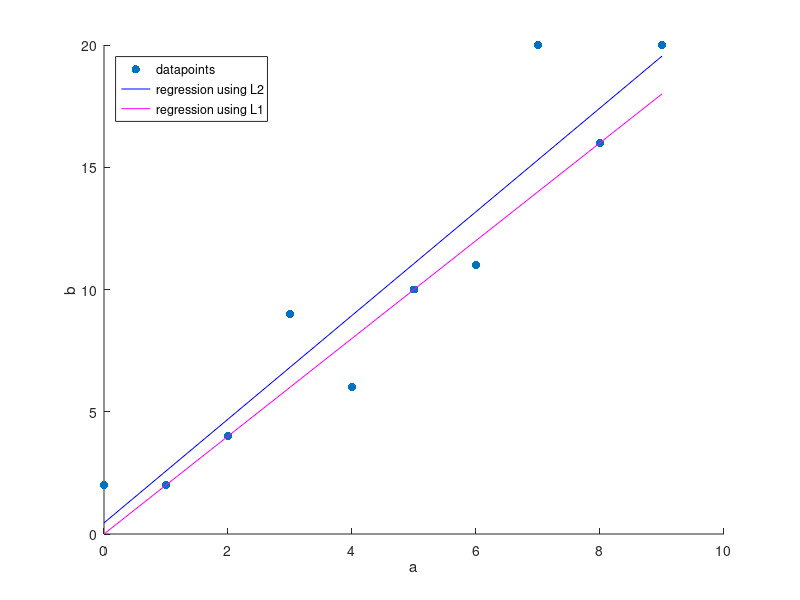

This chart was generated by the following MATLAB code:
b = [2, 2, 4, 9, 6, 10, 11, 20, 16, 20];
a = [0: 9];
A= [0, 1; 1, 1; 2, 1; 3, 1; 4, 1; 5, 1; 6, 1; 7, 1; 8, 1; 9, 1];

x = (inv((A.')*A))*(A.')*(b.')

scatter(a, b, 'filled', 'r')
hold on

plot(a, A*x, 'b')
hold on

plot(a, A*[2; 0], 'm')

xlabel('a')
ylabel('b')
legend('datapoints', 'regression using L2', 'regression using L1', 'Location', 'northwest')